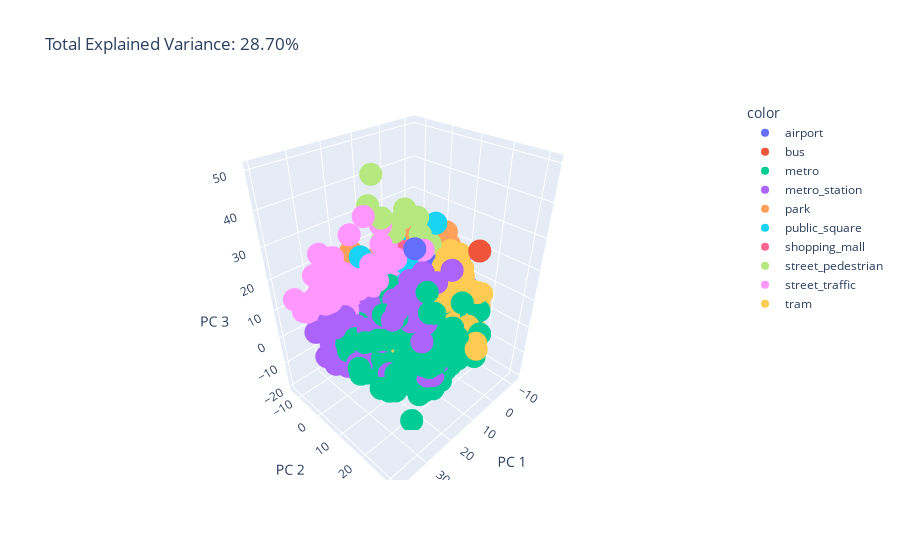

This figure's notebook cell:
### Code cell
pca(n_components=3, X=X_clmr, y=y_clmr)

### Figure 1 — Plotly figure (JSON) as saved in the notebook; plotly's stock layout.template omitted (floating-point values rounded to 4 significant figures; data arrays with more than 128 entries replaced by an {"elided": "..."} marker saying what was removed)
{"data": [{"hovertemplate": "color=airport<br>PC 1=%{x}<br>PC 2=%{y}<br>PC 3=%{z}<extra></extra>", "legendgroup": "airport", "marker": {"color": "#636efa", "symbol": "circle"}, "mode": "markers", "name": "airport", "scene": "scene", "showlegend": true, "type": "scatter3d", "x": {"elided": "978 float values"}, "y": {"elided": "978 float values"}, "z": {"elided": "978 float values"}}, {"hovertemplate": "color=bus<br>PC 1=%{x}<br>PC 2=%{y}<br>PC 3=%{z}<extra></extra>", "legendgroup": "bus", "marker": {"color": "#EF553B", "symbol": "circle"}, "mode": "markers", "name": "bus", "scene": "scene", "showlegend": true, "type": "scatter3d", "x": {"elided": "1133 float values"}, "y": {"elided": "1133 float values"}, "z": {"elided": "1133 float values"}}, {"hovertemplate": "color=metro<br>PC 1=%{x}<br>PC 2=%{y}<br>PC 3=%{z}<extra></extra>", "legendgroup": "metro", "marker": {"color": "#00cc96", "symbol": "circle"}, "mode": "markers", "name": "metro", "scene": "scene", "showlegend": true, "type": "scatter3d", "x": {"elided": "1065 float values"}, "y": {"elided": "1065 float values"}, "z": {"elided": "1065 float values"}}, {"hovertemplate": "color=metro_station<br>PC 1=%{x}<br>PC 2=%{y}<br>PC 3=%{z}<extra></extra>", "legendgroup": "metro_station", "marker": {"color": "#ab63fa", "symbol": "circle"}, "mode": "markers", "name": "metro_station", "scene": "scene", "showlegend": true, "type": "scatter3d", "x": {"elided": "1279 float values"}, "y": {"elided": "1279 float values"}, "z": {"elided": "1279 float values"}}, {"hovertemplate": "color=park<br>PC 1=%{x}<br>PC 2=%{y}<br>PC 3=%{z}<extra></extra>", "legendgroup": "park", "marker": {"color": "#FFA15A", "symbol": "circle"}, "mode": "markers", "name": "park", "scene": "scene", "showlegend": true, "type": "scatter3d", "x": {"elided": "1392 float values"}, "y": {"elided": "1392 float values"}, "z": {"elided": "1392 float values"}}, {"hovertemplate": "color=public_square<br>PC 1=%{x}<br>PC 2=%{y}<br>PC 3=%{z}<extra></extra>", "legendgroup": "public_square", "marker": {"color": "#19d3f3", "symbol": "circle"}, "mode": "markers", "name": "public_square", "scene": "scene", "showlegend": true, "type": "scatter3d", "x": {"elided": "1369 float values"}, "y": {"elided": "1369 float values"}, "z": {"elided": "1369 float values"}}, {"hovertemplate": "color=shopping_mall<br>PC 1=%{x}<br>PC 2=%{y}<br>PC 3=%{z}<extra></extra>", "legendgroup": "shopping_mall", "marker": {"color": "#FF6692", "symbol": "circle"}, "mode": "markers", "name": "shopping_mall", "scene": "scene", "showlegend": true, "type": "scatter3d", "x": {"elided": "1228 float values"}, "y": {"elided": "1228 float values"}, "z": {"elided": "1228 float values"}}, {"hovertemplate": "color=street_pedestrian<br>PC 1=%{x}<br>PC 2=%{y}<br>PC 3=%{z}<extra></extra>", "legendgroup": "street_pedestrian", "marker": {"color": "#B6E880", "symbol": "circle"}, "mode": "markers", "name": "street_pedestrian", "scene": "scene", "showlegend": true, "type": "scatter3d", "x": {"elided": "1389 float values"}, "y": {"elided": "1389 float values"}, "z": {"elided": "1389 float values"}}, {"hovertemplate": "color=street_traffic<br>PC 1=%{x}<br>PC 2=%{y}<br>PC 3=%{z}<extra></extra>", "legendgroup": "street_traffic", "marker": {"color": "#FF97FF", "symbol": "circle"}, "mode": "markers", "name": "street_traffic", "scene": "scene", "showlegend": true, "type": "scatter3d", "x": {"elided": "1387 float values"}, "y": {"elided": "1387 float values"}, "z": {"elided": "1387 float values"}}, {"hovertemplate": "color=tram<br>PC 1=%{x}<br>PC 2=%{y}<br>PC 3=%{z}<extra></extra>", "legendgroup": "tram", "marker": {"color": "#FECB52", "symbol": "circle"}, "mode": "markers", "name": "tram", "scene": "scene", "showlegend": true, "type": "scatter3d", "x": {"elided": "1071 float values"}, "y": {"elided": "1071 float values"}, "z": {"elided": "1071 float values"}}], "layout": {"autosize": true, "legend": {"title": {"text": "color"}, "tracegroupgap": 0}, "scene": {"aspectmode": "auto", "aspectratio": {"x": 0.9486, "y": 0.8326, "z": 1.266}, "domain": {"x": [0, 1], "y": [0, 1]}, "xaxis": {"title": {"text": "PC 1"}, "type": "linear"}, "yaxis": {"title": {"text": "PC 2"}, "type": "linear"}, "zaxis": {"title": {"text": "PC 3"}, "type": "linear"}}, "title": {"text": "Total Explained Variance: 28.70%"}}}
